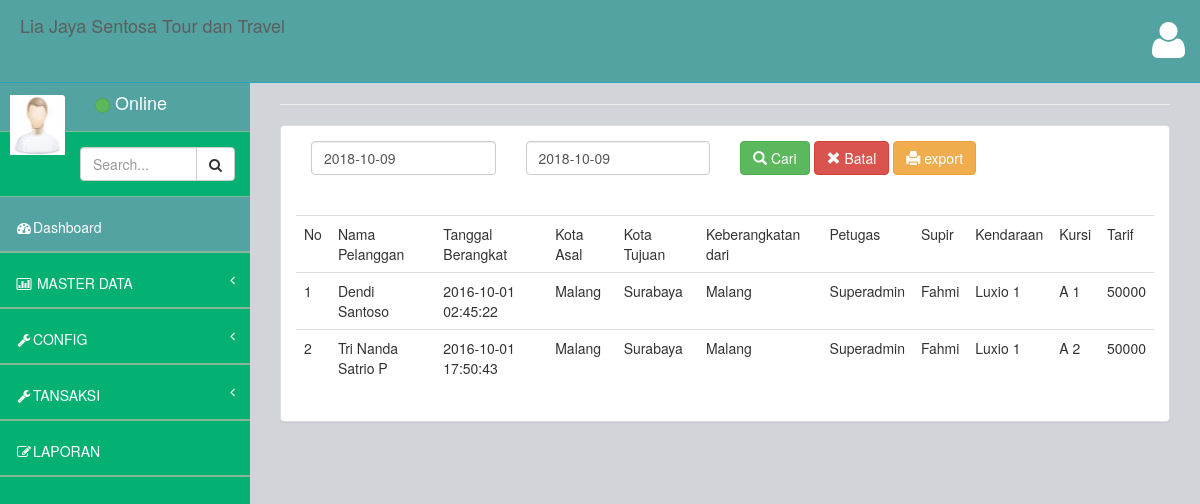
/index.php/transaksi/laporan, run on an earlier commit of the app's database.
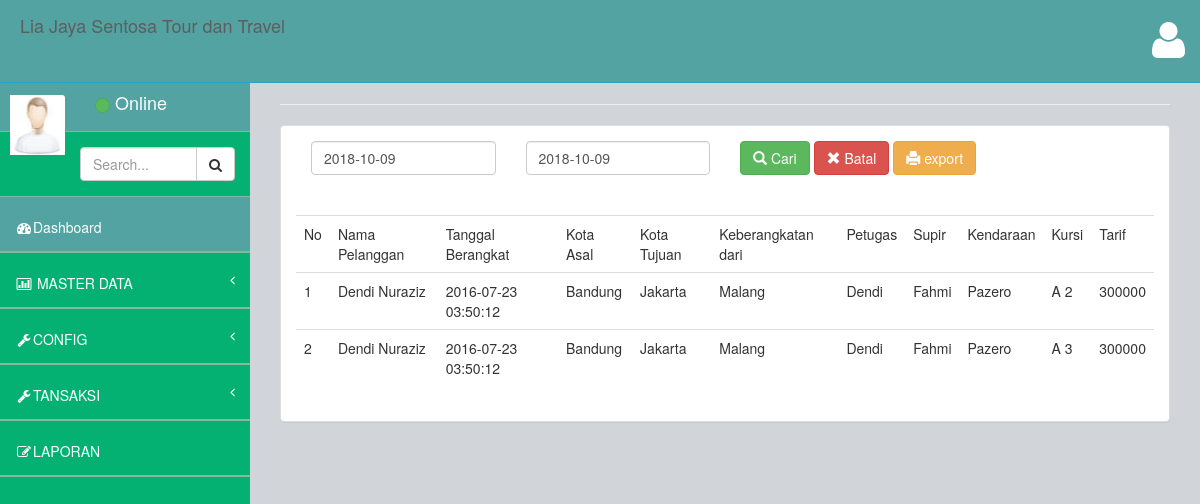
And on a later commit of the database.
### tables this page shows
CREATE TABLE IF NOT EXISTS `transaksi` (
`id` int(11) NOT NULL,
  `id_pelanggan` int(11) NOT NULL,
  `kota_asal` int(11) NOT NULL,
  `kota_tujuan` int(11) NOT NULL,
  `tanggal_berangkat` datetime NOT NULL,
  `keberangkatan` int(11) NOT NULL,
  `petugas` varchar(111) NOT NULL,
  `supir` int(11) NOT NULL,
  `kendaraan` int(11) NOT NULL,
  `kursi` varchar(111) NOT NULL,
  `status` varchar(111) NOT NULL,
  `bayar` int(11) NOT NULL,
  `tanggal` date NOT NULL
);

### application/controllers/transaksi.php (called while the page is built, shortened)
<?php
class Transaksi extends CI_Controller {
	function __construct(){
		$this->load->model('M_transaksi');
    }
						 ?><option value="<?php echo $val->idkursi; ?>"><?php echo $val->kode_kursi; ?></option><?php
					?>  </tr></table> <?php
	public function laporan()
	{
		$data['menu']		='menu.php';
		$data['content']	='transaksi/v_laporan.php';
	    $data['transaksi']  = $this->db->query("select * from transaksi order by tanggal desc")->result();
		$this->load->view('home.php',$data);
	}
 }

### index.php (called while the page is built, shortened)
<?php
require_once BASEPATH.'core/CodeIgniter.php';

### application/models/m_transaksi.php (called while the page is built, shortened)
<?php
class M_transaksi extends CI_model {
    function get_kondisi($where,$id,$table,$kolom){
		$this->db->where($where,$id);
		$sql = $this->db->get($table)->row();
		  if(count($sql) >0){
			  return $sql->$kolom;
		  }
	}
}

### application/views/transaksi/v_laporan.php (the view, shortened to what this page needs)
 <div class="panel panel-default">
    <div class="panel-body">
	<form action ="<?php echo site_url("transaksi/cari"); ?>" method="post">
	 <div class="row">
      <div class="col-md-12">
	    <div class="col-md-3">
			<input class="form-control" required  id="tanggal1" placeholder="Cari Dari" name="tanggal1" value="<?php echo isset($tanggal1) ? $tanggal1 : date("Y-m-d") ?>">
		</div>
	    <div class="col-md-3">
				<input class="form-control" required  id="tanggal2" placeholder="Cari Sampai" name="tanggal2" value="<?php echo isset($tanggal2) ? $tanggal2 : date("Y-m-d") ?>">
		</div>
		  <div class="col-md-6">
		  <button type="submit" class="btn btn-success"><span class="glyphicon glyphicon-search"></span> Cari</button>
		  <button type="reset" class="btn btn-danger"><span class="glyphicon glyphicon-remove"></span> Batal</button>
		  <button type="submit" class="btn btn-warning" name="export" value="1"><span class="glyphicon glyphicon-print"></span> export</button>
		</div>
	  </div>
	  </div>
	  </form>
	  <br>
	  <br>
<div class="table-responsive">
  <table class="table">
    <tr>
	   <td>No </td>
	   <td>Nama Pelanggan</td>
	   <td>Tanggal Berangkat </td>
	   <td>Kota Asal</td>
	   <td>Kota Tujuan</td>
	   <td>Keberangkatan dari</td>
	   <td>Petugas</td>
	   <td>Supir</td>
	   <td>Kendaraan</td>
	   <td>Kursi</td>
	   <td>Tarif</td>
	</tr>
	<?php
	  if(count($transaksi)>0):
	    $no=1;
	     foreach($transaksi as $val):
		   ?>
		     <tr>
			   <td><?php echo $no++; ?></td>
			   <td><?php echo $this->M_transaksi->get_kondisi("idpelanggan",$val->id_pelanggan,"pelanggan","nama"); ?></td>
			   <td><?php echo $val->tanggal_berangkat ?></td>
			   <td><?php echo $this->M_transaksi->get_kondisi("idkota",$val->kota_asal,"kota","nama_kota"); ?></td>
			   <td><?php echo $this->M_transaksi->get_kondisi("idkota",$val->kota_tujuan,"kota","nama_kota"); ?></td>
			   <td><?php echo $this->M_transaksi->get_kondisi("idcabang",$val->keberangkatan,"kantor_cabang","nama_cabang"); ?></td>
			   <td><?php echo $val->petugas; ?></td>
			   <td><?php echo $this->M_transaksi->get_kondisi("idsupir",$val->supir,"supir","nama"); ?></td>
			   <td><?php echo $this->M_transaksi->get_kondisi("idkendaraan",$val->kendaraan,"kendaraan","merk"); ?></td>
			   <td><?php echo $this->M_transaksi->get_kondisi("idkursi",$val->kursi,"kursi","kode_kursi"); ?></td>
			   <td><?php echo $val->bayar; ?></td>
			 </tr>
		   <?php
		 endforeach;
	endif;
	?>
  </table>
  </div>
  </div>

What changed in the data, as far as the page shows it:
removed transaksi: id_pelanggan "Dendi Santoso", tanggal_berangkat "2016-10-01 02:45:22", kota_asal "Malang", kota_tujuan "Surabaya", keberangkatan "Malang", petugas "Superadmin", supir "Fahmi", kendaraan "Luxio 1", kursi "A 1", bayar "50000"
removed transaksi: id_pelanggan "Tri Nanda Satrio P", tanggal_berangkat "2016-10-01 17:50:43", kota_asal "Malang", kota_tujuan "Surabaya", keberangkatan "Malang", petugas "Superadmin", supir "Fahmi", kendaraan "Luxio 1", kursi "A 2", bayar "50000"
added transaksi: id_pelanggan "Dendi Nuraziz", tanggal_berangkat "2016-07-23 03:50:12", kota_asal "Bandung", kota_tujuan "Jakarta", keberangkatan "Malang", petugas "Dendi", supir "Fahmi", kendaraan "Pazero", kursi "A 2", bayar "300000"
added transaksi: id_pelanggan "Dendi Nuraziz", tanggal_berangkat "2016-07-23 03:50:12", kota_asal "Bandung", kota_tujuan "Jakarta", keberangkatan "Malang", petugas "Dendi", supir "Fahmi", kendaraan "Pazero", kursi "A 3", bayar "300000"
